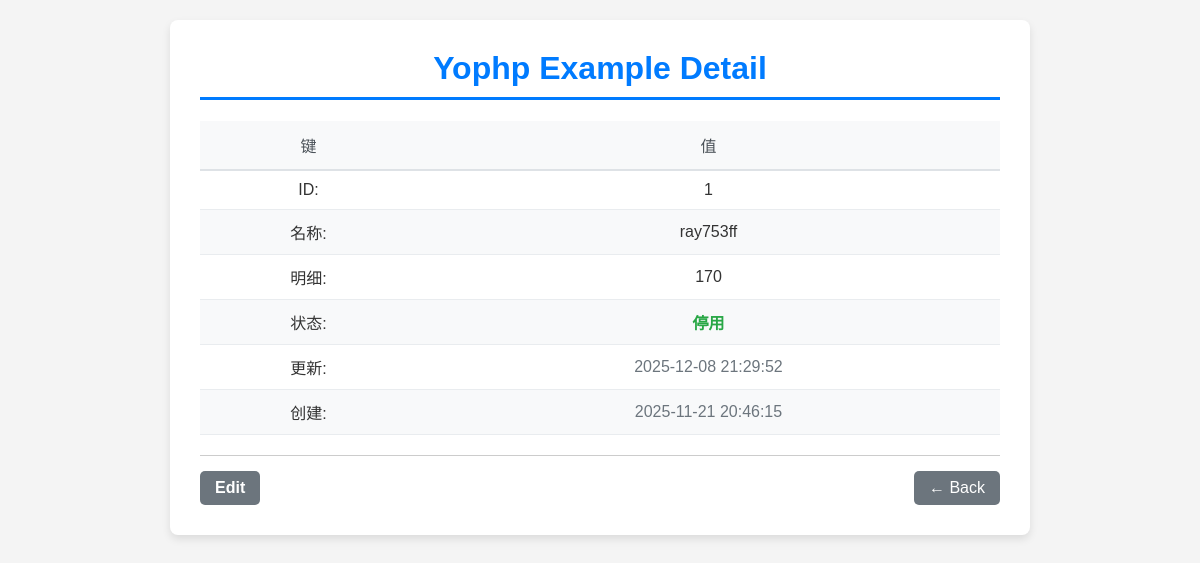
Page /example/detail/1 on the committed database.
### tables this page shows
CREATE TABLE `example`  (
  `id` int NOT NULL AUTO_INCREMENT,
  `name` varchar(255) NULL DEFAULT '',
  `desc_txt` text NULL,
  `status` tinyint NULL DEFAULT 0,
  `update_time` timestamp NULL DEFAULT CURRENT_TIMESTAMP ON UPDATE CURRENT_TIMESTAMP,
  `create_time` timestamp NULL DEFAULT CURRENT_TIMESTAMP,
  PRIMARY KEY (`id`) USING BTREE
);

### app/controllers/ExampleController.php (called while the page is built, shortened)
<?php
class ExampleController
{
    public function detail()
    {
        $data = array();
        $detailId = uri(2);
        if (!is_numeric($detailId)) {
            $detailId = uri(3);
        }
        $exampleModel = ExampleModel::getInstance();
        $detail = array();
        if ($detailId > 0) {
            $row = $exampleModel->getRow(array('id' => $detailId));
            if ($row) {
                $detail = $row;
            }
        }
        $data['detail'] = $detail;
        $data['detailId'] = $detailId;
        $data['statuss'] = $exampleModel->_statuss;
        $data['title'] = 'Yophp Example Detail';
        view()->render('example/detail', $data);
    }
}

### framework/init.php (called while the page is built, shortened)
<?php
require FRAMEWORK_DIR.'common.php';
$action = 'index';
$uris = uri();
if(isset($uris[0]) && $uris[0] != 'index.php') {
    $uriCount = 0;
    if ($uris) {
        foreach ($uris as $key => $value) {
            if (!is_numeric($value)) {
                $uriCount++;
            }
        }
    }
    if ($uriCount > 2) {
        $module = $uris[0];
        $controller = $uris[1];
        $action = $uris[2];
    } elseif ($uriCount > 1) {
        if (is_dir(CONTROLLER_DIR . $uris[0])) {
            $module = $uris[0];
            $controller = $uris[1];
        } else {
            $action = $uris[1];
        }
    } elseif ($uriCount > 0) {
        $controller = $uris[0];
    }
}
$classObj = new $controllerName();
$classObj->$action();

### index.php (called while the page is built, shortened)
<?php
require FRAMEWORK_DIR.'init.php';

### framework/common.php (called while the page is built, shortened)
<?php
function loadClass($className)
{
    $modelKey = substr($className, -5, 5);
    $frameworklKey = substr($className, 0, 3);
    if ($modelKey == 'Model') {
        $file = APP_DIR . 'models/' . $className . '.php';
    } elseif ($frameworklKey == 'Yo_') {
        $file = FRAMEWORK_DIR . $className . '.php';
    } else {
        $file = APP_DIR . 'libraries/' . $className . '.php';
        if (file_exists($file)) {
            include_once $file;
        }
    }
}
function uri($num = '')
{
    $uris = array();
    $uriStr = $_SERVER['REQUEST_URI'];
    $uriStrT = stristr($_SERVER['REQUEST_URI'], '?', true);
    $uriT = explode('/', $uriStr);
    if ($uriT) {
        foreach ($uriT as $key => $value) {
            if ($value) {
                $uris[] = $value;
            }
        }
    }
    if ($num) {
        return isset($uris[$num - 1]) ? $uris[$num - 1] : '';
    } else {
        return $uris;
    }
}

### framework/Yo_ModelBase.php (called while the page is built, shortened)
<?php
class Yo_ModelBase
{
    protected static $_instances = [];
    protected $tableName;
    protected $db;
    public function __construct()
    {
        $this->db = Yo_PdoMysql::getInstance()->getDb();
    }
    public static function getInstance()
    {
        $className = static::class;
        if (!isset(self::$_instances[$className])) {
            self::$_instances[$className] = new static();
            if (property_exists($className, 'name') && static::$name) {
                self::$_instances[$className]->tableName = static::$name;
            }
        }
        return self::$_instances[$className];
    }
    public function getRow($param=array())
    {
        $row = array();
        $whereStr = $this->whereStr($param);
        $sql = "SELECT * FROM ". $this->tableName." $whereStr";
        $sth = $this->db->prepare($sql);
        $sth->execute();
        if($sth) {
            $row = $sth->fetch(PDO::FETCH_ASSOC);
        }
        return $row;
    }
    private function whereStr($param) {
        $whereStr = '';
        if($param && is_array($param)) {
            $whereStr .= ' WHERE ';
            $i = 0;
            foreach($param as $key=>$value) {
                $sy = is_numeric($value) ? '' : "'";
                $keyArray = explode(' ', $key);
                if(count($keyArray) > 1) {
                    $keyName = $keyArray[0];
                    $keySymbol = $keyArray[1];
                    if($keySymbol == 'like') {
                        $whereStr .= "`$keyName` LIKE '%$value%'";
                    } elseif(in_array($keySymbol, array('>', '>=', '<', '<=', '!='))) {
                        $whereStr .= "`$keyName` $keySymbol $sy{$value}$sy";
                    } elseif($keySymbol == 'in') {
                        if($value && is_array($value)) {
                            $whereStr .= "$keyName IN (";
                            foreach ($value as $k=>$v) {
                                if($k > 0) {
                                    $whereStr .= ",";
                                }
                                $sys = is_numeric($v) ? '' : "'";
                                $whereStr .= "$sys{$v}$sys";
                            }
                            $whereStr .= ")";
                        }
                    }
                } else {
                    $whereStr .= "`$key`= $sy{$value}$sy";
                }
            }
        }
        return $whereStr;
    }
}

### framework/Yo_PdoMysql.php (called while the page is built, shortened)
<?php
class Yo_PdoMysql {
    private $_dbh;
    public function getDb() {
        if (!$this->_dbh) {
            try {
				$driverOptions = array(
                    PDO::ATTR_PERSISTENT => true
                );
                $contect = new PDO('mysql:host=' . DB_HOST . ';dbname=' . DB_NAME, DB_USER, DB_PASSWORD, $driverOptions);
                if ($contect) {
                    $this->_dbh = $contect;
                    $this->_dbh->query("SET NAMES 'UTF8'");
                }
            } catch (PDOException $e) {
                if (DEBUG_MODE != 'production') {
                    print "Error!: " . $e->getMessage() . "<br/>";
                }
                die();
            }
        }
        return $this->_dbh;
    }
}
?>

### app/models/ExampleModel.php (called while the page is built, shortened)
<?php
class ExampleModel extends Yo_ModelBase
{
    public function __construct()
    {
        parent::__construct();
    }
}

### app/views/example/detail.php (the view, shortened to what this page needs)
<h1 class="main-title"><?php echo $title; ?></h1>
<div class="data-table-container">
    <?php if ($detail): ?>
        <table class="data-table">
            <thead>
            <tr>
                <th>键</th>
                <th>值</th>
            </tr>
            </thead>
            <tbody>
            <tr>
                <td>ID:</td>
                <td><?php echo $detail['id'] ?></td>
            </tr>
            <tr>
                <td>名称:</td>
                <td><?php echo $detail['name'] ?></td>
            </tr>
            <tr>
                <td>明细:</td>
                <td><?php echo $detail['desc_txt'] ?></td>
            </tr>
            <tr>
                <td>状态:</td>
                <td class="status-enabled"><?php echo $statuss[$detail['status']]; ?></td>
            </tr>
            <tr>
                <td>更新:</td>
                <td class="time-text"><?php echo $detail['update_time'] ?></td>
            </tr>
            <tr>
                <td>创建:</td>
                <td class="time-text"><?php echo $detail['create_time'] ?></td>
            </tr>
            </tbody>
        </table>
    <? else: ?>
        no result.
    <?php endif; ?>
</div>
<div class="footer-area">
    <div class="current-status"><a href="/example/edit/?id=<?php echo $detail['id'] ?>" class="back-link">Edit</a></div>
    <div>
        <a href="/" class="back-link">← Back</a>
    </div>
</div>

### asset/css/style.css (style rules this page uses)
body { font-family: Arial, sans-serif; margin: 0; padding: 20px; background-color: #f4f4f4; color: #333; }
.main-title { color: #007bff; text-align: center; border-bottom: 3px solid #007bff; padding-bottom: 10px; margin-top: 0; }
.data-table-container { margin-bottom: 20px; }
.data-table { width: 100%; border-collapse: collapse; text-align: left; }
.data-table thead tr { background-color: #f8f9fa; border-bottom: 2px solid #dee2e6; }
.data-table th { text-align: center; padding: 12px 15px; color: #495057; font-weight: normal; }
.data-table tbody tr { border-bottom: 1px solid #e9ecef; }
.data-table tbody tr:nth-child(even) { background-color: #f8f9fa; }
.data-table td { text-align: center; padding: 10px 15px; }
.status-enabled { color: #28a745; font-weight: bold; }
.time-text { color: #6c757d; }
.footer-area { padding-top: 15px; border-top: 1px solid #ccc; display: flex; justify-content: space-between; align-items: center; }
.current-status { font-weight: bold; color: #6c757d; }
.back-link { text-decoration: none; padding: 8px 15px; background-color: #6c757d; color: white; border-radius: 5px; display: inline-block; }

### rows in the picture
example: id "1", name "ray753ff", desc_txt "170", status "停用", update_time "2025-12-08 21:29:52", create_time "2025-11-21 20:46:15"

### other values in the picture
$title "Yophp Example Detail"
